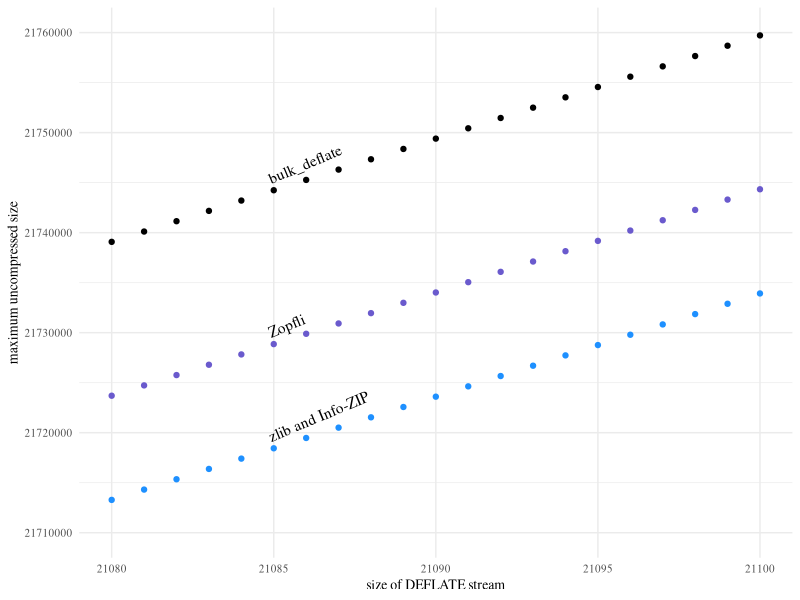
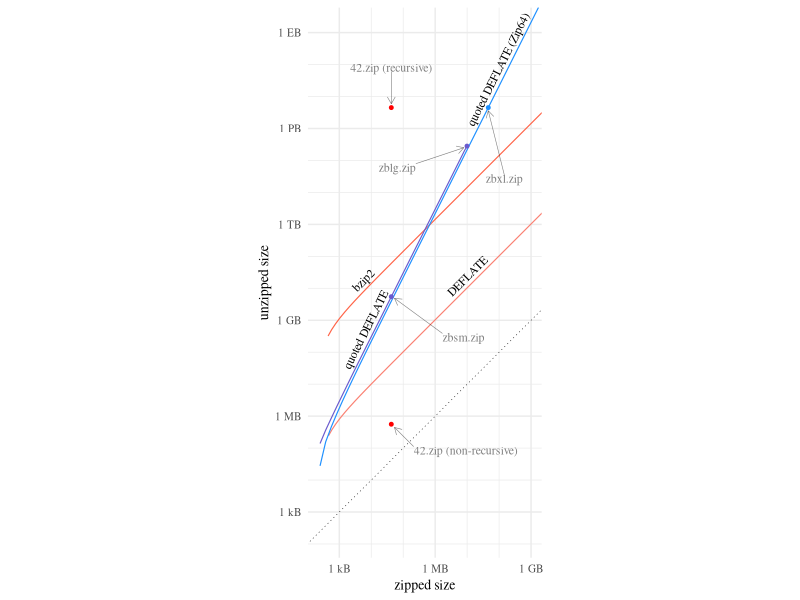

Write the R code that produced these figures, in order.
library(data.table)
library(ggplot2)
library(grid)

column.width <- (7.0 - 0.33) / 2


## max_uncompressed_size.pdf

data <- fread("compressed_size.csv")
data.max <- data[, .(max_uncompressed_size=max(uncompressed_size)), .(engine, compressed_size)]

# Don't show bzip2 on this graph.
data.max <- data.max[engine != "bzip2"]
# Info-ZIP and zlib are exactly coincident over their shared domain. Assert
# that it is so, because the labels down below make that assumption.
(function() {
	shared_domain <- intersect(data.max[engine == "infozip"]$compressed_size, data.max[engine == "infozip"]$compressed_size)
	infozip <- data.max[engine == "infozip" & compressed_size %in% shared_domain]$max_uncompressed_size
	zlib <- data.max[engine == "zlib" & compressed_size %in% shared_domain]$max_uncompressed_size
	if (!all(infozip == zlib)) {
		stop("infozip and zlib not equal")
	}
})()
data.max <- data.max[engine != "infozip"]

xmin <- 21080
xmax <- 21100
ymin <- 21710000
ymax <- 21760000

p <- ggplot(data.max, aes(compressed_size, max_uncompressed_size, color=engine))
p <- p + geom_point()
p <- p + scale_x_continuous(limits=c(xmin, xmax), minor_breaks=NULL)
p <- p + scale_y_continuous(limits=c(ymin, ymax))
p <- p + scale_color_manual(values=c(bulk_deflate="black", zopfli="slateblue", zlib="dodgerblue"))
p <- p + labs(x="size of DEFLATE stream", y="maximum uncompressed size")
p <- p + theme_minimal()
p <- p + theme(text=element_text(size=10, family="Times"), legend.position="none")

# We need to figure out the aspect ratio of just the panel, in order to compute
# the rotation angle for the labels.
# https://stackoverflow.com/questions/16422847/save-plot-with-a-given-aspect-ratio
output.width <- column.width
output.height <- 3
# Workaround to prevent ggplot_build from creating an empty Rplots.pdf file.
# https://github.com/tidyverse/ggplot2/issues/809
# https://github.com/tidyverse/ggplot2/issues/1042
cairo_pdf(filename="/dev/null")
g <- ggplot_gtable(ggplot_build(p))
panel.width <- output.width - convertWidth(sum(g$widths), "in", valueOnly=TRUE)
panel.height <- output.height - convertWidth(sum(g$heights), "in", valueOnly=TRUE)

# The slope of the lines in data space is 1032/1.
angle <- atan2(1032*panel.height/(ymax-ymin), 1*panel.width/(xmax-xmin)) * (180/pi)
p <- p + annotate("text", x=21085, y=data.max[engine == "bulk_deflate" & compressed_size==21085]$max_uncompressed_size, label="bulk_deflate", angle=angle, hjust=0, vjust=-0.6, family="Times")
p <- p + annotate("text", x=21085, y=data.max[engine == "zopfli" & compressed_size==21085]$max_uncompressed_size, label="Zopfli", angle=angle, hjust=0, vjust=-0.6, family="Times")
p <- p + annotate("text", x=21085, y=data.max[engine == "zlib" & compressed_size==21085]$max_uncompressed_size, label="zlib and Info-ZIP", angle=angle, hjust=0, vjust=-0.6, family="Times")

ggsave("max_uncompressed_size.pdf", p, width=output.width, height=output.height, device=cairo_pdf)


## zipped_size.pdf

data <- read.csv("zipped_size.csv")
data <- data.table(data)

byte_breaks <- 1000^(0:6)
byte_breaks_minor <- c(byte_breaks*10, byte_breaks*100)
byte_labels <- c("1 B", "1 kB", "1 MB", "1 GB", "1 TB", "1 PB", "1 EB")

xmin <- min(data$zipped_size, data$unzipped_size)
xmax <- 1000^3
ymin <- min(data$zipped_size, data$unzipped_size)
ymax <- 1000^6

data <- data[(class %in% c(
	"quoted_deflate",
	"quoted_deflate_zip64",
	"none_deflate_zip64",
	"none_bzip2_zip64",
	"42_nonrec",
	"42_rec"
))]

palette <- c(
	full_bzip2="pink",
	full_bzip2_zip64="pink",
	full_deflate="pink",
	full_deflate_zip64="pink",
	none_bzip2="pink",
	none_bzip2_zip64="tomato",
	none_deflate="pink",
	none_deflate_zip64="salmon",
	quoted_deflate="slateblue",
	quoted_deflate_zip64="dodgerblue",
	"42_nonrec"="red",
	"42_rec"="red"
)

p <- ggplot(data)
# p <- p + geom_hline(yintercept=281470681677825, size=0.5, linetype=2, color="gray")
p <- p + geom_abline(slope=1, intercept=0, size=0.2, linetype=3)
# p <- p + geom_point(data=data[class %in% c("42_nonrec", "42_rec")], aes(zipped_size, unzipped_size, color=class))
p <- p + geom_line(size=0.4, aes(zipped_size, unzipped_size, color=class))
p <- p + scale_color_manual(values=palette)
p <- p + scale_x_log10(breaks=byte_breaks, labels=byte_labels, minor_breaks=byte_breaks_minor)
p <- p + scale_y_log10(breaks=byte_breaks, labels=byte_labels, minor_breaks=byte_breaks_minor)
p <- p + coord_fixed(xlim=c(xmin, xmax), ylim=c(ymin, ymax))
p <- p + labs(x="zipped size", y="unzipped size")
p <- p + theme_minimal()
p <- p + theme(text=element_text(size=10, family="Times"), legend.position="none")

angle_label_at_sub <- function(at, x, y, angle, label, vjust) {
	i <- findInterval(at, x) + 1
	annotate("text", x=x[[i]], y=y[[i]], angle=angle, label=label, hjust=0, vjust=vjust, size=3, family="Times")
}

angle_label_at <- function(at, df, angle, label, vjust) {
	df <- df[order(df$zipped_size)]
	angle_label_at_sub(at, df$zipped_size, df$unzipped_size, angle, label, vjust)
}

p <- p + angle_label_at(10^6.5, data[class=="none_deflate_zip64"], label="DEFLATE", angle=45, -0.5)
p <- p + angle_label_at(4000, data[class=="none_bzip2_zip64"], label="bzip2", angle=45, -0.5)
p <- p + angle_label_at(2000, data[class=="quoted_deflate"], label="quoted DEFLATE", angle=atan2(2, 1)*180/pi, -0.5)
p <- p + angle_label_at(20000000, data[class=="quoted_deflate_zip64"], label="quoted DEFLATE (Zip64)", angle=atan2(2, 1)*180/pi, -0.5)

points <- data.frame(
	x=c(42374*10^1.5, 9893524*10^-1.5, 45876952*10^0.5, 42374*10^0.6, 42374),
	y=c(5461307620*10^-1.1, 281395456244934*10^-0.5, 4507981427706459/100, 558432*10^-0.6, 4507981343026016*10),
	xend=c(42374, 9893524, 45876952, 42374, 42374),
	yend=c(5461307620, 281395456244934, 4507981427706459, 558432, 4507981343026016),
	nudge_h=c(0.1, -0.1, 0.0, 0.1, 0.0),
	nudge_v=c(-0.05, -0.05, -0.1, -0.1, 0.12),
	label=c("zbsm.zip", "zblg.zip", "zbxl.zip", "42.zip (non-recursive)", "42.zip (recursive)"),
	class=c("quoted_deflate", "quoted_deflate", "quoted_deflate_zip64", "42_nonrec", "42_rec")
)
p <- p + geom_segment(data=points, aes(x=x, y=y, xend=xend, yend=yend), size=0.2, alpha=0.5, position=position_nudge(points$nudge_h, points$nudge_v), arrow=arrow(length=unit(0.2, "cm")))
p <- p + geom_point(data=points, aes(x=xend, y=yend, color=class), size=1)
p <- p + geom_text(data=points, aes(x=x, y=y, label=label), alpha=0.5, position=position_nudge(points$nudge_h, points$nudge_v), size=3, hjust=0.5*(1.0-sign(points$nudge_h)), vjust=0.5*(1.0-sign(points$nudge_v)), family="Times")

ggsave("zipped_size.pdf", p, width=column.width, height=6.5, device=cairo_pdf)
